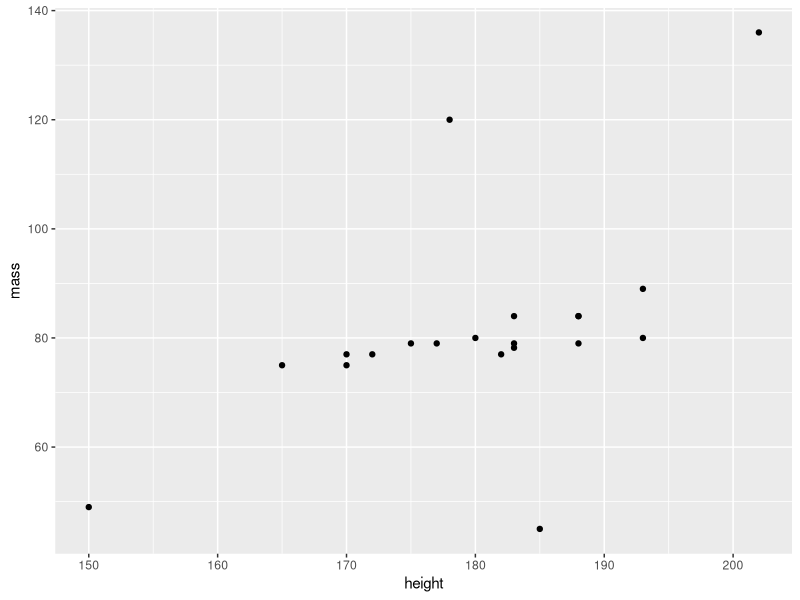

Here is the R script that generated this plot:
## ---- chunk 1
library(tidyverse)
starwars %>%
  filter(species =="Human")%>% ggplot()+aes(x=height, y=mass)+geom_point()
## ---- chunk 2
starwars %>%
  filter(species == "Human")%>%
  select(name, height, mass, homeworld)%>%
  knitr::kable(caption="A knitr kable table of starwars data")
## ---- chunk 3
knitr::include_graphics("https://lumiere-a.akamaihd.net/v1/images/tros-hero-in-theaters-mobile-a_e8a421c0.jpeg?region=0,0,1024,626&width=960")
